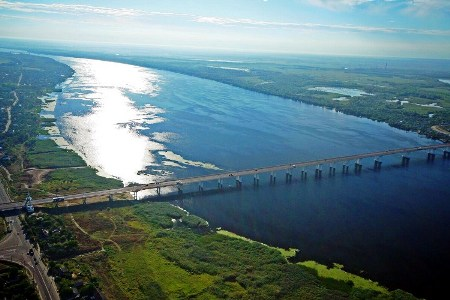
#> input picture images/river.jpg, 450 x 300 px
$ python OpenCVLaplacian.py
#> lines starting #> are read from the running program, lines starting #| are printed output that depends on the picture
import cv2
from matplotlib import pyplot as plt

img = cv2.imread('images/river.jpg')
#> img is the input picture: shape (300, 450, 3); mean B, G, R 126.9, 121, 94.6

output = cv2.Laplacian(img, -1)
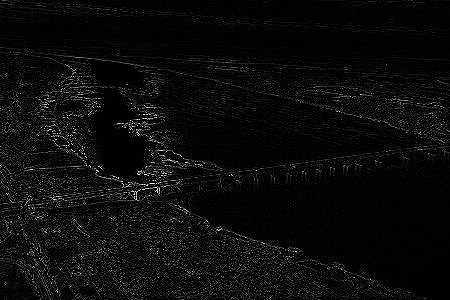
#> output: shape (300, 450, 3); mean B, G, R 11.1, 11.2, 11.3

plt.imshow(output)
plt.show()

$ run again, with images/mountains.jpg copied over images/river.jpg
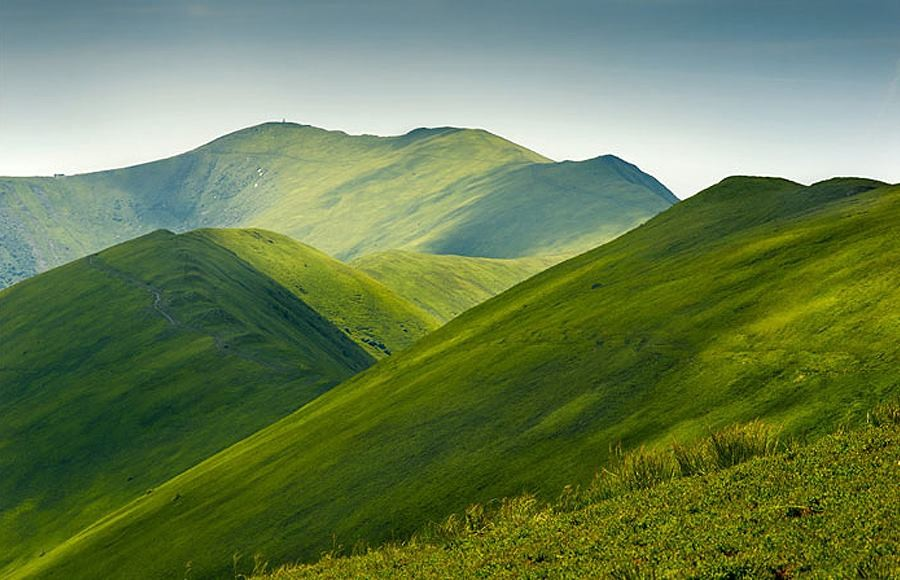
#> input picture images/mountains.jpg, 900 x 580 px
#> img is the input picture: shape (580, 900, 3); mean B, G, R 80.1, 125.7, 105.1
#> `output = cv2.Laplacian(img, -1)`:
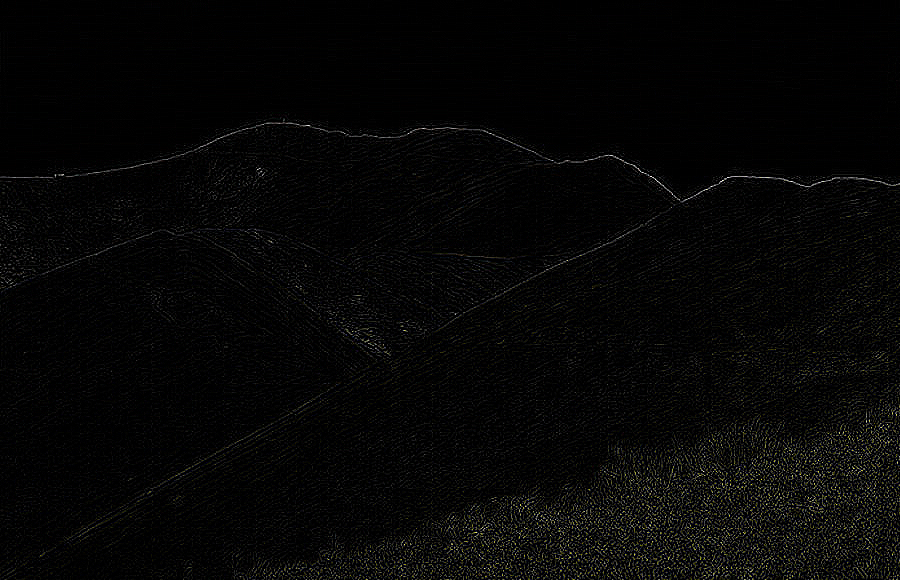
#> output: shape (580, 900, 3); mean B, G, R 5.7, 6.2, 6.3
